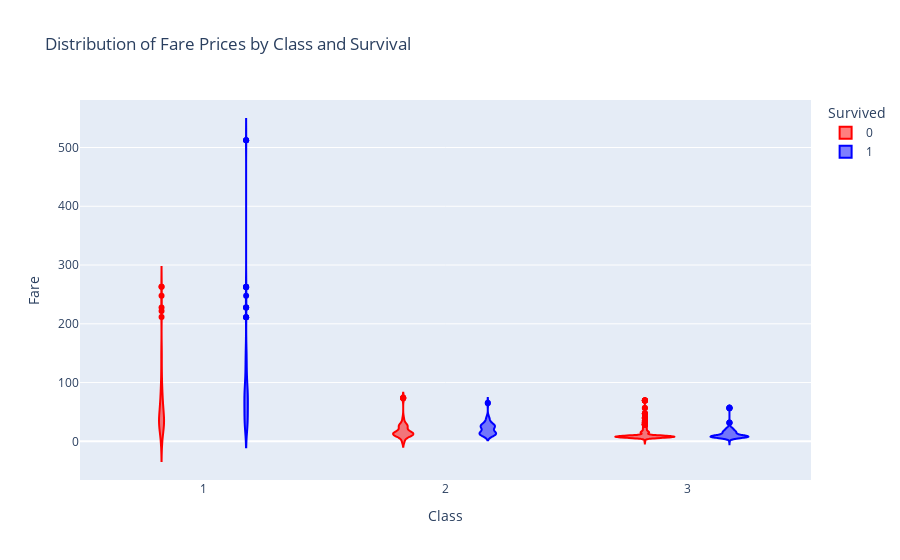

Write notebook code for a chart like this one.
### Code cell
violin_plot = px.violin(df, x="Pclass", y="Fare", color="Survived", title="Distribution of Fare Prices by Class and Survival",
                        labels={"Pclass": "Class", "Fare": "Fare", "Survived": "Survived"},
                        category_orders={"Pclass": [1, 2, 3]}, color_discrete_map={0: "red", 1: "blue"})
violin_plot.show()

### Figure 1 — Plotly figure (JSON) as saved in the notebook; plotly's stock layout.template omitted (floating-point values rounded to 4 significant figures; data arrays with more than 128 entries replaced by an {"elided": "..."} marker saying what was removed)
{"data": [{"alignmentgroup": "True", "box": {"visible": false}, "hovertemplate": "Survived=0<br>Class=%{x}<br>Fare=%{y}<extra></extra>", "legendgroup": "0", "marker": {"color": "red"}, "name": "0", "offsetgroup": "0", "orientation": "v", "scalegroup": "True", "showlegend": true, "type": "violin", "x": {"elided": "549 int values"}, "x0": " ", "xaxis": "x", "y": {"elided": "549 float values"}, "y0": " ", "yaxis": "y"}, {"alignmentgroup": "True", "box": {"visible": false}, "hovertemplate": "Survived=1<br>Class=%{x}<br>Fare=%{y}<extra></extra>", "legendgroup": "1", "marker": {"color": "blue"}, "name": "1", "offsetgroup": "1", "orientation": "v", "scalegroup": "True", "showlegend": true, "type": "violin", "x": {"elided": "342 int values"}, "x0": " ", "xaxis": "x", "y": {"elided": "342 float values"}, "y0": " ", "yaxis": "y"}], "layout": {"legend": {"title": {"text": "Survived"}, "tracegroupgap": 0}, "title": {"text": "Distribution of Fare Prices by Class and Survival"}, "violinmode": "group", "xaxis": {"anchor": "y", "categoryarray": [1, 2, 3], "categoryorder": "array", "domain": [0, 1], "title": {"text": "Class"}}, "yaxis": {"anchor": "x", "domain": [0, 1], "title": {"text": "Fare"}}}}
